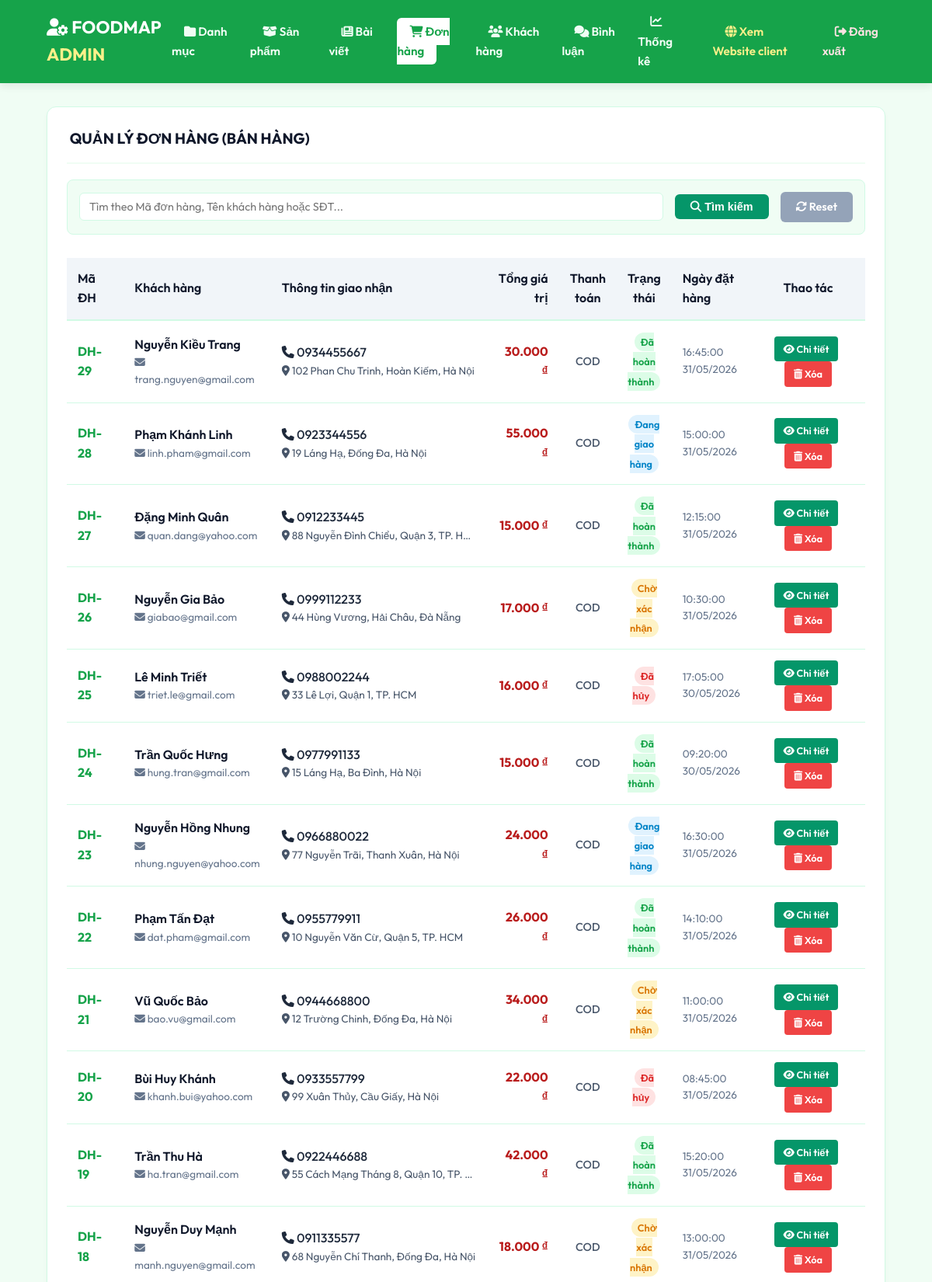
Screenshot of /admin/index.php?act=listdonhang (signed in, upper part) with the database file from the repository.
### tables this page shows
CREATE TABLE IF NOT EXISTS `donhang` (
  `id` int(11) NOT NULL AUTO_INCREMENT,
  `buyer_name` varchar(255) NOT NULL,
  `buyer_tel` varchar(20) NOT NULL,
  `buyer_address` varchar(255) NOT NULL,
  `buyer_email` varchar(255) NOT NULL,
  `order_date` varchar(50) NOT NULL,
  `total_amount` double(10,2) NOT NULL DEFAULT 0.00,
  `status` tinyint(4) NOT NULL DEFAULT 0,
  `payment_method` varchar(50) NOT NULL DEFAULT 'COD',
  PRIMARY KEY (`id`)
);

### models/pdo.php (called while the page is built, shortened)
<?php
function pdo_get_connection(){
    $dburl = "mysql:host=localhost;dbname=duanmau;charset=utf8";
    $username = 'root';
    $password = '';
    try {
        $conn = new PDO($dburl, $username, $password);
        $conn->setAttribute(PDO::ATTR_ERRMODE, PDO::ERRMODE_EXCEPTION);
        return $conn;
    } catch (PDOException $e) {
        die("Kết nối CSDL thất bại: " . $e->getMessage());
    }
}
function pdo_query($sql){
    $sql_args = array_slice(func_get_args(), 1);
    try{
        $conn = pdo_get_connection();
        $stmt = $conn->prepare($sql);
        $stmt->execute($sql_args);
        $rows = $stmt->fetchAll(PDO::FETCH_ASSOC);
        return $rows;
    }
    catch(PDOException $e){
        throw $e;
    }
    finally{
        unset($conn);
    }
}
?>

### admin/donhang/list.php (the view, shortened to what this page needs)
<div class="admin-container">
    <div class="admin-card">
        <div class="card-header">
            <h2 class="card-title"><i class="fa-solid fa-cart-flatbed-suitcases"></i> QUẢN LÝ ĐƠN HÀNG (BÁN HÀNG)</h2>
        </div>
        <div style="background-color: var(--light-color); padding: 15px; border-radius: 8px; border: 1px solid var(--border-color); margin-bottom: 20px;">
            <form action="index.php?act=listdonhang" method="POST" style="display: flex; gap: 15px; align-items: center; flex-wrap: wrap;">
                <div style="flex: 1; min-width: 250px;">
                    <input type="text" name="kyw" class="admin-form-control" placeholder="Tìm theo Mã đơn hàng, Tên khách hàng hoặc SĐT..." value="<?= isset($_POST['kyw']) ? htmlspecialchars($_POST['kyw']) : '' ?>" style="padding: 8px 12px; font-size: 0.9rem;">
                </div>
                <button type="submit" name="listok" class="btn btn-info" style="padding: 8px 20px; font-size: 0.9rem;"><i class="fa-solid fa-magnifying-glass"></i> Tìm kiếm</button>
                <a href="index.php?act=listdonhang" class="btn btn-danger" style="padding: 8px 20px; font-size: 0.9rem; background-color: #94a3b8;"><i class="fa-solid fa-rotate"></i> Reset</a>
            </form>
        </div>
        <div class="table-responsive">
            <table class="admin-table">
                <thead>
                    <tr>
                        <th style="width: 80px;">Mã ĐH</th>
                        <th>Khách hàng</th>
                        <th>Thông tin giao nhận</th>
                        <th style="text-align: right;">Tổng giá trị</th>
                        <th style="text-align: center;">Thanh toán</th>
                        <th style="text-align: center;">Trạng thái</th>
                        <th>Ngày đặt hàng</th>
                        <th style="width: 180px; text-align: center;">Thao tác</th>
                    </tr>
                </thead>
                <tbody>
                    <?php
                    if (isset($listdonhang) && is_array($listdonhang) && count($listdonhang) > 0) {
                        foreach ($listdonhang as $dh) {
                            extract($dh);
                            $chitiet = "index.php?act=chitietdonhang&id=" . $id;
                            $xoa = "index.php?act=xoadonhang&id=" . $id;
                            $total_formatted = number_format($total_amount, 0, ',', '.') . ' ₫';
                            $status_text = get_order_status_text($status);
                            ?>
                            <tr>
                                <td style="font-weight: 700; color: var(--primary-color);">DH-<?= $id ?></td>
                                <td>
                                    <div style="font-weight: 600; color: var(--dark-color);"><?= htmlspecialchars($buyer_name) ?></div>
                                    <div style="font-size: 0.85rem; color: #64748b;"><i class="fa-solid fa-envelope"></i> <?= htmlspecialchars($buyer_email) ?></div>
                                </td>
                                <td>
                                    <div style="font-weight: 500;"><i class="fa-solid fa-phone"></i> <?= htmlspecialchars($buyer_tel) ?></div>
                                    <div style="font-size: 0.85rem; color: #475569; max-width: 250px; white-space: nowrap; overflow: hidden; text-overflow: ellipsis;" title="<?= htmlspecialchars($buyer_address) ?>">
                                        <i class="fa-solid fa-location-dot"></i> <?= htmlspecialchars($buyer_address) ?>
                                    </div>
                                </td>
                                <td style="text-align: right; font-weight: 700; color: #b91c1c;"><?= $total_formatted ?></td>
                                <td style="text-align: center; font-weight: 500; font-size: 0.9rem; color: #475569;"><?= htmlspecialchars($payment_method) ?></td>
                                <td style="text-align: center;"><?= $status_text ?></td>
                                <td style="font-size: 0.85rem; color: #64748b;"><?= htmlspecialchars($order_date) ?></td>
                                <td style="text-align: center;">
                                    <a href="<?= $chitiet ?>" class="btn btn-info btn-sm" style="margin-right: 5px;"><i class="fa-solid fa-eye"></i> Chi tiết</a>
                                    <a href="<?= $xoa ?>" class="btn btn-danger btn-sm" onclick="return confirm('Bạn có chắc chắn muốn xóa đơn hàng DH-<?= $id ?>? Thao tác này không thể hoàn tác!')"><i class="fa-solid fa-trash-can"></i> Xóa</a>
                                </td>
                            </tr>
                            <?php
                        }
                    } else {
                        echo '<tr><td colspan="8" style="text-align: center; color: #64748b; padding: 30px;">Không tìm thấy đơn hàng nào trong hệ thống.</td></tr>';
                    }
                    ?>
                </tbody>
            </table>
        </div>
    </div>
</div>

### models/donhang.php (shortened to what this page needs)
<?php
function loadall_donhang($keyw = "") {
    $sql = "SELECT * FROM donhang WHERE 1";
    $sql .= " ORDER BY id DESC";
    return pdo_query($sql);
}
function get_order_status_text($status) {
    switch ($status) {
        case 0:
            return '<span class="status-badge" style="background-color: #fef3c7; color: #d97706; padding: 4px 8px; border-radius: 9999px; font-size: 0.8rem; font-weight: 600;">Chờ xác nhận</span>';
        case 1:
            return '<span class="status-badge" style="background-color: #e0f2fe; color: #0284c7; padding: 4px 8px; border-radius: 9999px; font-size: 0.8rem; font-weight: 600;">Đang giao hàng</span>';
        case 2:
            return '<span class="status-badge" style="background-color: #dcfce7; color: #16a34a; padding: 4px 8px; border-radius: 9999px; font-size: 0.8rem; font-weight: 600;">Đã hoàn thành</span>';
        case 3:
            return '<span class="status-badge" style="background-color: #fee2e2; color: #dc2626; padding: 4px 8px; border-radius: 9999px; font-size: 0.8rem; font-weight: 600;">Đã hủy</span>';
    }
}
?>

### css/admin.css (style rules this page uses)
:root { --primary-color: #16a34a; --primary-hover: #15803d; --dark-color: #0f172a; --light-color: #f0fdf4; --text-color: #1e293b; --border-color: #d1fae5; --success-color: #22c55e; --info-color: #059669; --danger-color: #ef4444; --warning-color: #eab308; }
* { margin: 0; padding: 0; box-sizing: border-box; }
body { font-family: 'Outfit', sans-serif; background-color: var(--light-color); color: var(--text-color); line-height: 1.6; }
a { color: inherit; text-decoration: none; }
.admin-container { padding: 30px 5%; }
.admin-card { background-color: white; border-radius: 12px; padding: 25px; box-shadow: 0 4px 6px -1px rgba(0,0,0,0.05); border: 1px solid var(--border-color); margin-bottom: 30px; }
.card-header { display: flex; justify-content: space-between; align-items: center; margin-bottom: 20px; border-bottom: 2px solid var(--light-color); padding-bottom: 15px; }
.card-title { font-size: 1.2rem; font-weight: 700; color: var(--dark-color); }
.btn { display: inline-block; padding: 10px 20px; border-radius: 6px; font-weight: 600; font-size: 0.9rem; border: none; cursor: pointer; transition: all 0.2s; text-align: center; }
.btn-info { background-color: var(--info-color); color: white; }
.btn-danger { background-color: var(--danger-color); color: white; }
.btn-sm { padding: 6px 12px; font-size: 0.8rem; border-radius: 4px; }
.table-responsive { overflow-x: auto; }
.admin-table { width: 100%; border-collapse: collapse; margin-top: 10px; text-align: left; }
.admin-table th { background-color: #f1f5f9; color: var(--dark-color); padding: 14px; font-weight: 600; border-bottom: 2px solid var(--border-color); }
.admin-table td { padding: 14px; border-bottom: 1px solid var(--border-color); vertical-align: middle; }
.admin-form-control { width: 100%; padding: 12px; border: 1px solid var(--border-color); border-radius: 6px; font-family: inherit; font-size: 0.95rem; outline: none; transition: border 0.2s; }

### rows the page displays
donhang: id "29", buyer_name "Nguyễn Kiều Trang", buyer_email "trang.nguyen@gmail.com", buyer_tel "0934455667", buyer_address "102 Phan Chu Trinh, Hoàn Kiếm, Hà Nội", total_amount "30.000 ₫", payment_method "COD", status "Đã hoàn thành", order_date "16:45:00 31/05/2026"
donhang: id "28", buyer_name "Phạm Khánh Linh", buyer_email "linh.pham@gmail.com", buyer_tel "0923344556", buyer_address "19 Láng Hạ, Đống Đa, Hà Nội", total_amount "55.000 ₫", payment_method "COD", status "Đang giao hàng", order_date "15:00:00 31/05/2026"
donhang: id "27", buyer_name "Đặng Minh Quân", buyer_email "quan.dang@yahoo.com", buyer_tel "0912233445", buyer_address "88 Nguyễn Đình Chiểu, Quận 3, TP. H…", total_amount "15.000 ₫", payment_method "COD", status "Đã hoàn thành", order_date "12:15:00 31/05/2026"
donhang: id "26", buyer_name "Nguyễn Gia Bảo", buyer_email "giabao@gmail.com", buyer_tel "0999112233", buyer_address "44 Hùng Vương, Hải Châu, Đà Nẵng", total_amount "17.000 ₫", payment_method "COD", status "Chờ xác nhận", order_date "10:30:00 31/05/2026"
donhang: id "25", buyer_name "Lê Minh Triết", buyer_email "triet.le@gmail.com", buyer_tel "0988002244", buyer_address "33 Lê Lợi, Quận 1, TP. HCM", total_amount "16.000 ₫", payment_method "COD", status "Đã hủy", order_date "17:05:00 30/05/2026"
donhang: id "24", buyer_name "Trần Quốc Hưng", buyer_email "hung.tran@gmail.com", buyer_tel "0977991133", buyer_address "15 Láng Hạ, Ba Đình, Hà Nội", total_amount "15.000 ₫", payment_method "COD", status "Đã hoàn thành", order_date "09:20:00 30/05/2026"
donhang: id "23", buyer_name "Nguyễn Hồng Nhung", buyer_email "nhung.nguyen@yahoo.com", buyer_tel "0966880022", buyer_address "77 Nguyễn Trãi, Thanh Xuân, Hà Nội", total_amount "24.000 ₫", payment_method "COD", status "Đang giao hàng", order_date "16:30:00 31/05/2026"
donhang: id "22", buyer_name "Phạm Tấn Đạt", buyer_email "dat.pham@gmail.com", buyer_tel "0955779911", buyer_address "10 Nguyễn Văn Cừ, Quận 5, TP. HCM", total_amount "26.000 ₫", payment_method "COD", status "Đã hoàn thành", order_date "14:10:00 31/05/2026"
donhang: id "21", buyer_name "Vũ Quốc Bảo", buyer_email "bao.vu@gmail.com", buyer_tel "0944668800", buyer_address "12 Trường Chinh, Đống Đa, Hà Nội", total_amount "34.000 ₫", payment_method "COD", status "Chờ xác nhận", order_date "11:00:00 31/05/2026"
donhang: id "20", buyer_name "Bùi Huy Khánh", buyer_email "khanh.bui@yahoo.com", buyer_tel "0933557799", buyer_address "99 Xuân Thủy, Cầu Giấy, Hà Nội", total_amount "22.000 ₫", payment_method "COD", status "Đã hủy", order_date "08:45:00 31/05/2026"
donhang: id "19", buyer_name "Trần Thu Hà", buyer_email "ha.tran@gmail.com", buyer_tel "0922446688", buyer_address "55 Cách Mạng Tháng 8, Quận 10, TP.…", total_amount "42.000 ₫", payment_method "COD", status "Đã hoàn thành", order_date "15:20:00 31/05/2026"
donhang: id "18", buyer_name "Nguyễn Duy Mạnh", buyer_email "manh.nguyen@gmail.com", buyer_tel "0911335577", buyer_address "68 Nguyễn Chí Thanh, Đống Đa, Hà Nội", total_amount "18.000 ₫", payment_method "COD", status "Chờ xác nhận", order_date "13:00:00 31/05/2026"
